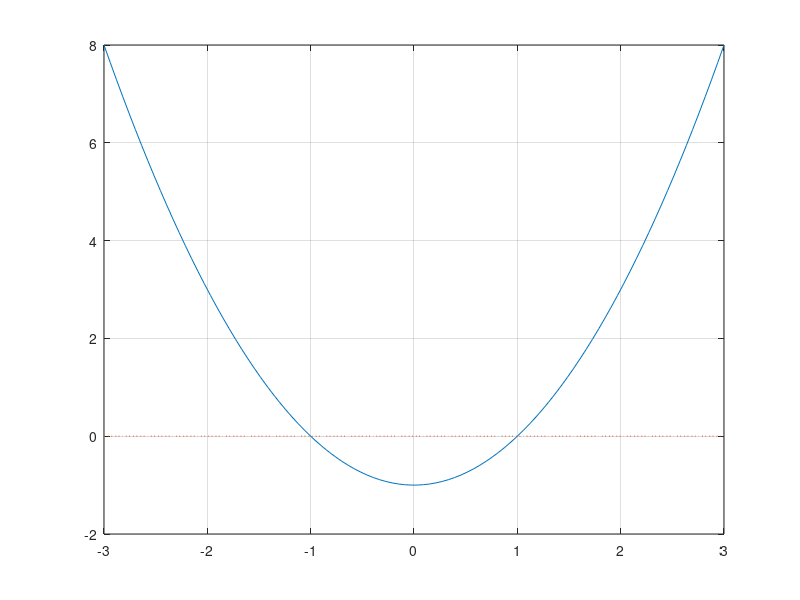

MATLAB code for this plot: (Note: this script raises an error after producing the figure.)
a=-3,b=3,n=2,m=100;
x=linspace(a,b,m);
f='x.^(2)-1';
plot(x,eval(f),x,0*x,':');
grid on
z=ginput(1);
[zr,fr]=fzero(f,z(1))
hold on
plot(zr,fr,'r*',z(1),z(2),'g*')